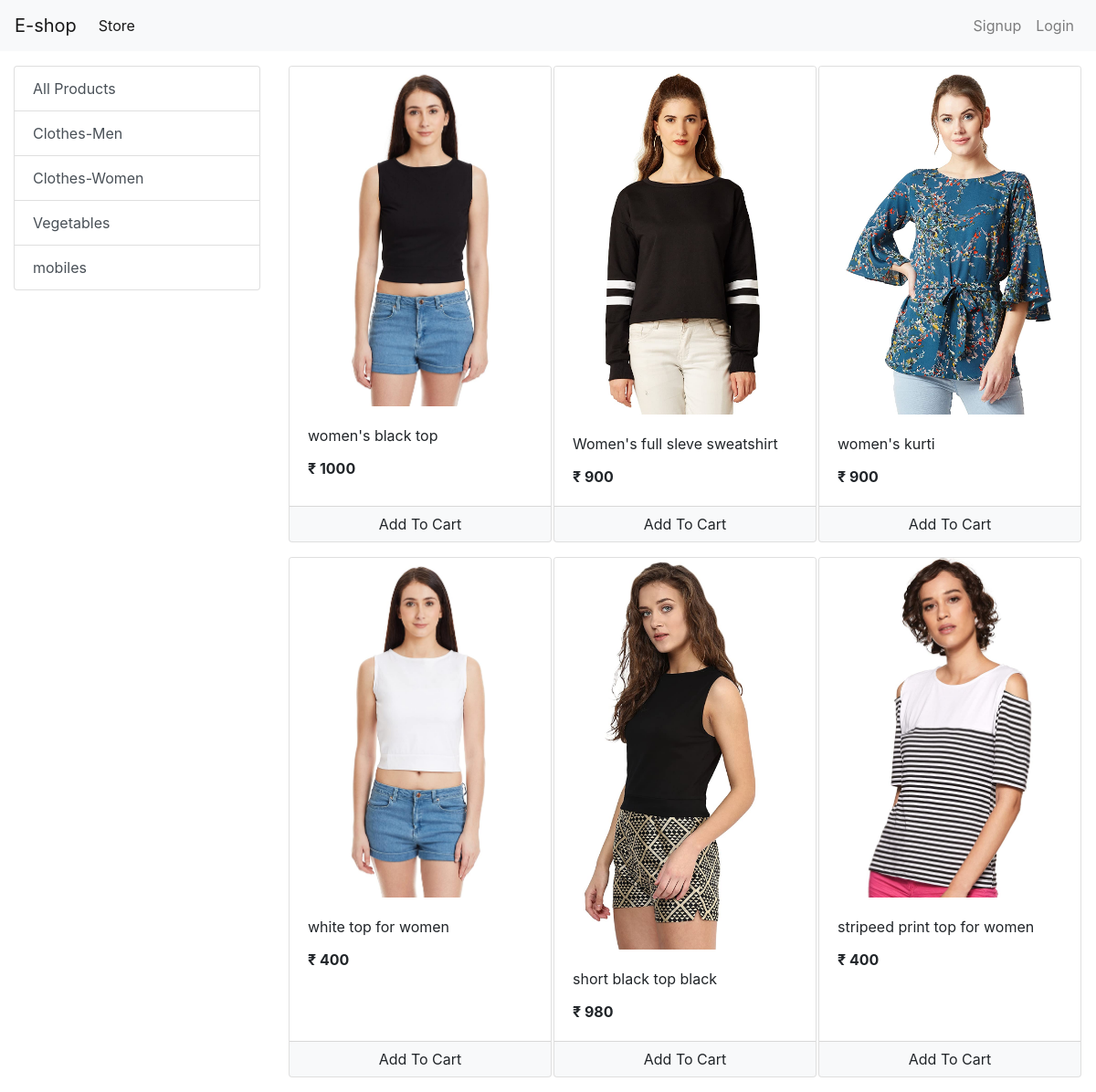
The app's page /?category=5 with its own data.
### store/models.py (models this page shows, shortened)
class Category(models.Model):
    name = models.CharField(max_length=20)
    @staticmethod
    def get_all_categories():
        return Category.objects.all()

class Product(models.Model):
    name = models.CharField(max_length=50)
    price = models.IntegerField(default=0)
    category = models.ForeignKey(Category, on_delete=models.CASCADE, default=1)
    description = models.CharField(max_length=200, default='' , null=True , blank=True)
    image = models.ImageField(upload_to='uploads/products/')
    @staticmethod
    def get_all_products_by_categoryid(category_id):
       if category_id:
            return Product.objects.filter(category = category_id)
       else:
            return Product.get_all_products();

### store/views.py (the view, shortened to what this page needs)
# urls.py: path('', Index.as_view(), name='homepage'),
class Index(View):
    def get(self, request):
        products = None
        categories = Category.get_all_categories()
        categoryID = request.GET.get('category')
        if categoryID:
            products = Product.get_all_products_by_categoryid(categoryID)
        else:
            products = Product.get_all_products();
        data = {}
        data['products'] = products
        data['categories'] = categories
        return render(request, 'index.html', data)

### store/templatetags/custom_filter.py (called while the page is built)
@register.filter(name='currency')
def currency(number):
    return "₹ "+str(number)

### store/templates/index.html (shortened to what this page needs)
{% extends 'base.html' %}
{% block content %}
{% load cart %}
{% load custom_filter %}
<div class="container-fluid mt-3">
	<div class="row">
		<div class="col-lg-3 mx-auto">
			<div class="list-group">
				<a href="/" class="list-group-item list-group-item-action">All Products</a>
				{% for category in categories %}
				<a href="/?category={{category.id}}"
					class="list-group-item list-group-item-action">{{category.name}}</a>
				{% endfor %}
			</div>
		</div>
		<div id='products' class="col-lg-9 mx-auto">
			<div class="row mx-auto">
				{% for product in products %}
				<div class="card mx-auto mb-3" id={{product.id}} style="width: 18rem;">
					<img class="card-img-top" src="{{product.image.url}}" alt="Card image cap">
					<div class="card-body">
						<p class="card-title">{{product.name}}</p>
						<p class="card-text"><b>{{product.price|currency}}</b></p>
					</div>
					<div class="card-footer p-0 no-gutters">
						{% if product|is_in_cart:request.session.cart %}
						<div class="row no-gutters">
							<form action="/#{{product.id}}" class="col-2 " method="post">
								{% csrf_token %}
								<input hidden type="text" name='product' value='{{product.id}}'>
								<input hidden type="text" name='remove' value='True'>
								<input type="submit" value=" - " class="btn btn-block btn-secondary">
							</form>
							<div class="text-center col">{{product|cart_quantity:request.session.cart}} in Cart</div>
							<form action="/#{{product.id}}" class="col-2 " method="post">
								{% csrf_token %}
								<input hidden type="text" name='product' value='{{product.id}}'>
								<input type="submit" value=" + " class="btn btn-block btn-secondary">
							</form>
						</div>
						{% else %}
						<form action="/#{{product.id}}" method="POST" class="btn-block">
							<input type="submit" class="float-right btn btn-light  form-control"
								value="Add To Cart">
						</form>
						{% endif %}
					</div>
				</div>
				{% endfor %}
			</div>
		</div>
	</div>
</div>
{% endblock %}

### records on screen
Category: name "Clothes-Men"
Category: name "Clothes-Women"
Category: name "Vegetables"
Category: name "mobiles"
Product: image (picture), name "women's black top", price "₹ 1000"
Product: image (picture), name "Women's full sleve sweatshirt", price "₹ 900"
Product: image (picture), name "women's kurti", price "₹ 900"
Product: image (picture), name "white top for women", price "₹ 400"
Product: image (picture), name "short black top black", price "₹ 980"
Product: image (picture), name "stripeed print top for women", price "₹ 400"
